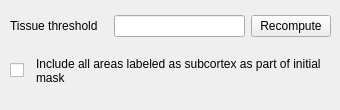
      <widget class="QWidget" name="parametersStackedWidgetPage5">
       <widget class="QWidget" name="layoutWidget9">
        <property name="geometry">
         <rect>
          <x>10</x>
          <y>10</y>
          <width>321</width>
          <height>33</height>
         </rect>
        </property>
        <layout class="QGridLayout" name="gridLayout_5">
         <item row="0" column="0">
          <widget class="QLabel" name="label_16">
           <property name="text">
            <string>Tissue threshold   </string>
           </property>
          </widget>
         </item>
         <item row="0" column="1">
          <widget class="QLineEdit" name="tissueThresholdEditBox">
           <property name="toolTip">
            <string/>
           </property>
          </widget>
         </item>
         <item row="0" column="2">
          <widget class="QPushButton" name="applyCortexThresholdPushButton">
           <property name="text">
            <string>Recompute</string>
           </property>
          </widget>
         </item>
        </layout>
       </widget>
       <widget class="QWidget" name="">
        <property name="geometry">
         <rect>
          <x>10</x>
          <y>40</y>
          <width>321</width>
          <height>61</height>
         </rect>
        </property>
        <layout class="QHBoxLayout" name="horizontalLayout_2">
         <item>
          <widget class="QCheckBox" name="includeAllSubcorticalLabelsCheckBox">
           <property name="enabled">
            <bool>true</bool>
           </property>
           <property name="maximumSize">
            <size>
             <width>20</width>
             <height>16777215</height>
            </size>
           </property>
           <property name="text">
            <string/>
           </property>
          </widget>
         </item>
         <item>
          <widget class="QLabel" name="label_29">
           <property name="text">
            <string>Include all areas labeled as subcortex as part of initial mask</string>
           </property>
           <property name="wordWrap">
            <bool>true</bool>
           </property>
          </widget>
         </item>
        </layout>
       </widget>
      </widget>
